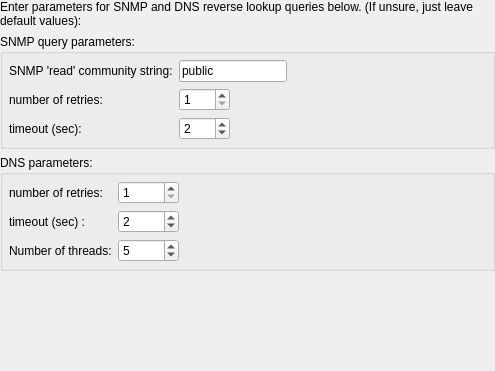
     <widget class="QWidget" name="WizardPage6" >
      <layout class="QVBoxLayout" >
       <property name="spacing" >
        <number>6</number>
       </property>
       <property name="leftMargin" >
        <number>0</number>
       </property>
       <property name="topMargin" >
        <number>0</number>
       </property>
       <property name="rightMargin" >
        <number>0</number>
       </property>
       <property name="bottomMargin" >
        <number>0</number>
       </property>
       <item>
        <widget class="QLabel" name="textLabel11" >
         <property name="text" >
          <string>Enter parameters for SNMP and DNS reverse lookup queries below. (If unsure, just leave default values):</string>
         </property>
         <property name="alignment" >
          <set>Qt::AlignVCenter</set>
         </property>
         <property name="wordWrap" >
          <bool>true</bool>
         </property>
        </widget>
       </item>
       <item>
        <widget class="QGroupBox" name="buttonGroup5" >
         <property name="title" >
          <string>SNMP query parameters:</string>
         </property>
         <layout class="QGridLayout" >
          <property name="leftMargin" >
           <number>6</number>
          </property>
          <property name="topMargin" >
           <number>6</number>
          </property>
          <property name="rightMargin" >
           <number>6</number>
          </property>
          <property name="bottomMargin" >
           <number>6</number>
          </property>
          <property name="horizontalSpacing" >
           <number>6</number>
          </property>
          <property name="verticalSpacing" >
           <number>6</number>
          </property>
          <item row="0" column="0" >
           <widget class="QLabel" name="textLabel12" >
            <property name="text" >
             <string>SNMP 'read' community string:</string>
            </property>
            <property name="wordWrap" >
             <bool>false</bool>
            </property>
           </widget>
          </item>
          <item row="1" column="0" >
           <widget class="QLabel" name="textLabel13" >
            <property name="text" >
             <string>number of retries:</string>
            </property>
            <property name="wordWrap" >
             <bool>false</bool>
            </property>
           </widget>
          </item>
          <item row="2" column="0" >
           <widget class="QLabel" name="textLabel14" >
            <property name="text" >
             <string>timeout (sec):</string>
            </property>
            <property name="wordWrap" >
             <bool>false</bool>
            </property>
           </widget>
          </item>
          <item row="1" column="1" >
           <widget class="QSpinBox" name="snmpretries" >
            <property name="minimum" >
             <number>1</number>
            </property>
            <property name="value" >
             <number>1</number>
            </property>
           </widget>
          </item>
          <item row="2" column="1" >
           <widget class="QSpinBox" name="snmptimeout" >
            <property name="minimum" >
             <number>1</number>
            </property>
            <property name="value" >
             <number>2</number>
            </property>
           </widget>
          </item>
          <item row="0" column="1" colspan="2" >
           <widget class="QLineEdit" name="snmpcommunity" >
            <property name="text" >
             <string>public</string>
            </property>
           </widget>
          </item>
          <item row="0" column="3" >
           <spacer>
            <property name="orientation" >
             <enum>Qt::Horizontal</enum>
            </property>
            <property name="sizeType" >
             <enum>QSizePolicy::Expanding</enum>
            </property>
            <property name="sizeHint" >
             <size>
              <width>190</width>
              <height>20</height>
             </size>
            </property>
           </spacer>
          </item>
          <item row="1" column="2" colspan="2" >
           <spacer>
            <property name="orientation" >
             <enum>Qt::Horizontal</enum>
            </property>
            <property name="sizeType" >
             <enum>QSizePolicy::Expanding</enum>
            </property>
            <property name="sizeHint" >
             <size>
              <width>250</width>
              <height>20</height>
             </size>
            </property>
           </spacer>
          </item>
          <item row="2" column="2" colspan="2" >
           <spacer>
            <property name="orientation" >
             <enum>Qt::Horizontal</enum>
            </property>
            <property name="sizeType" >
             <enum>QSizePolicy::Expanding</enum>
            </property>
            <property name="sizeHint" >
             <size>
              <width>250</width>
              <height>20</height>
             </size>
            </property>
           </spacer>
          </item>
         </layout>
        </widget>
       </item>
       <item>
        <widget class="QGroupBox" name="snmpdnsparameters" >
         <property name="title" >
          <string>DNS parameters:</string>
         </property>
         <layout class="QGridLayout" >
          <property name="leftMargin" >
           <number>6</number>
          </property>
          <property name="topMargin" >
           <number>6</number>
          </property>
          <property name="rightMargin" >
           <number>6</number>
          </property>
          <property name="bottomMargin" >
           <number>6</number>
          </property>
          <property name="horizontalSpacing" >
           <number>6</number>
          </property>
          <property name="verticalSpacing" >
           <number>6</number>
          </property>
          <item row="0" column="2" >
           <spacer>
            <property name="orientation" >
             <enum>Qt::Horizontal</enum>
            </property>
            <property name="sizeType" >
             <enum>QSizePolicy::Expanding</enum>
            </property>
            <property name="sizeHint" >
             <size>
              <width>300</width>
              <height>20</height>
             </size>
            </property>
           </spacer>
          </item>
          <item row="0" column="0" >
           <widget class="QLabel" name="textLabel15" >
            <property name="text" >
             <string>number of retries:</string>
            </property>
            <property name="wordWrap" >
             <bool>false</bool>
            </property>
           </widget>
          </item>
          <item row="1" column="0" >
           <widget class="QLabel" name="textLabel16" >
            <property name="text" >
             <string>timeout (sec) :</string>
            </property>
            <property name="wordWrap" >
             <bool>false</bool>
            </property>
           </widget>
          </item>
          <item row="2" column="0" >
           <widget class="QLabel" name="textLabel17" >
            <property name="text" >
             <string>Number of threads:</string>
            </property>
            <property name="wordWrap" >
             <bool>false</bool>
            </property>
           </widget>
          </item>
          <item row="0" column="1" >
           <widget class="QSpinBox" name="snmpdnsretries" >
            <property name="minimum" >
             <number>1</number>
            </property>
            <property name="value" >
             <number>1</number>
            </property>
           </widget>
          </item>
          <item row="1" column="1" >
           <widget class="QSpinBox" name="snmpdnstimeout" >
            <property name="minimum" >
             <number>1</number>
            </property>
            <property name="maximum" >
             <number>10000</number>
            </property>
            <property name="value" >
             <number>2</number>
            </property>
           </widget>
          </item>
          <item row="2" column="1" >
           <widget class="QSpinBox" name="snmpdnsthreads" >
            <property name="minimum" >
             <number>1</number>
            </property>
            <property name="value" >
             <number>5</number>
            </property>
           </widget>
          </item>
         </layout>
        </widget>
       </item>
       <item>
        <widget class="QLabel" name="snmpcommunity_message" >
         <property name="text" >
          <string/>
         </property>
         <property name="wordWrap" >
          <bool>false</bool>
         </property>
        </widget>
       </item>
       <item>
        <spacer>
         <property name="orientation" >
          <enum>Qt::Vertical</enum>
         </property>
         <property name="sizeType" >
          <enum>QSizePolicy::Expanding</enum>
         </property>
         <property name="sizeHint" >
          <size>
           <width>20</width>
           <height>80</height>
          </size>
         </property>
        </spacer>
       </item>
      </layout>
     </widget>
